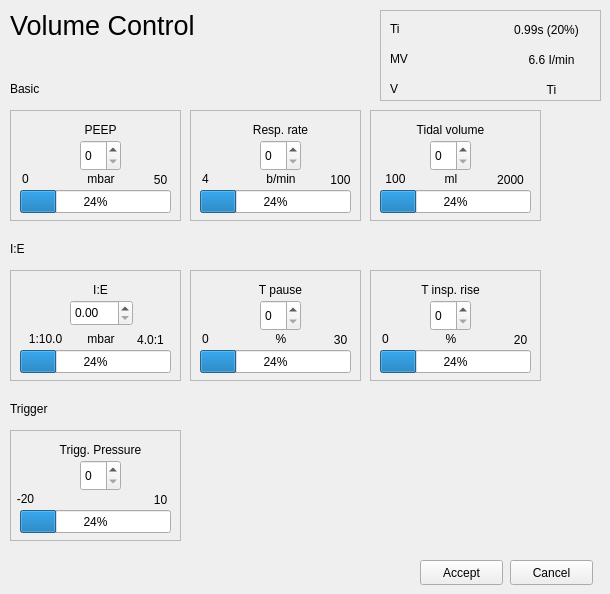
    <widget class="QWidget" name="allpage">
     <widget class="QLabel" name="label_2">
      <property name="geometry">
       <rect>
        <x>10</x>
        <y>80</y>
        <width>62</width>
        <height>17</height>
       </rect>
      </property>
      <property name="text">
       <string>Basic</string>
      </property>
     </widget>
     <widget class="QFrame" name="frame_3">
      <property name="geometry">
       <rect>
        <x>370</x>
        <y>110</y>
        <width>171</width>
        <height>111</height>
       </rect>
      </property>
      <property name="frameShape">
       <enum>QFrame::StyledPanel</enum>
      </property>
      <property name="frameShadow">
       <enum>QFrame::Raised</enum>
      </property>
      <widget class="QLabel" name="label_6">
       <property name="geometry">
        <rect>
         <x>30</x>
         <y>10</y>
         <width>101</width>
         <height>20</height>
        </rect>
       </property>
       <property name="layoutDirection">
        <enum>Qt::LeftToRight</enum>
       </property>
       <property name="text">
        <string>Tidal volume</string>
       </property>
       <property name="alignment">
        <set>Qt::AlignCenter</set>
       </property>
      </widget>
      <widget class="QSpinBox" name="spinBox_3">
       <property name="geometry">
        <rect>
         <x>60</x>
         <y>30</y>
         <width>41</width>
         <height>31</height>
        </rect>
       </property>
      </widget>
      <widget class="QLabel" name="label_7">
       <property name="geometry">
        <rect>
         <x>50</x>
         <y>60</y>
         <width>62</width>
         <height>17</height>
        </rect>
       </property>
       <property name="text">
        <string>ml</string>
       </property>
       <property name="alignment">
        <set>Qt::AlignCenter</set>
       </property>
      </widget>
      <widget class="QProgressBar" name="progressBar_3">
       <property name="geometry">
        <rect>
         <x>10</x>
         <y>80</y>
         <width>151</width>
         <height>23</height>
        </rect>
       </property>
       <property name="value">
        <number>24</number>
       </property>
      </widget>
      <widget class="QLabel" name="label_13">
       <property name="geometry">
        <rect>
         <x>120</x>
         <y>60</y>
         <width>41</width>
         <height>20</height>
        </rect>
       </property>
       <property name="text">
        <string>2000</string>
       </property>
       <property name="alignment">
        <set>Qt::AlignCenter</set>
       </property>
      </widget>
      <widget class="QLabel" name="label_12">
       <property name="geometry">
        <rect>
         <x>10</x>
         <y>60</y>
         <width>31</width>
         <height>17</height>
        </rect>
       </property>
       <property name="text">
        <string>100</string>
       </property>
       <property name="alignment">
        <set>Qt::AlignCenter</set>
       </property>
      </widget>
     </widget>
     <widget class="QFrame" name="frame_4">
      <property name="geometry">
       <rect>
        <x>190</x>
        <y>110</y>
        <width>171</width>
        <height>111</height>
       </rect>
      </property>
      <property name="frameShape">
       <enum>QFrame::StyledPanel</enum>
      </property>
      <property name="frameShadow">
       <enum>QFrame::Raised</enum>
      </property>
      <widget class="QLabel" name="label_14">
       <property name="geometry">
        <rect>
         <x>40</x>
         <y>10</y>
         <width>101</width>
         <height>20</height>
        </rect>
       </property>
       <property name="layoutDirection">
        <enum>Qt::LeftToRight</enum>
       </property>
       <property name="text">
        <string>Resp. rate</string>
       </property>
       <property name="alignment">
        <set>Qt::AlignCenter</set>
       </property>
      </widget>
      <widget class="QSpinBox" name="spinBox_4">
       <property name="geometry">
        <rect>
         <x>70</x>
         <y>30</y>
         <width>41</width>
         <height>31</height>
        </rect>
       </property>
      </widget>
      <widget class="QLabel" name="label_15">
       <property name="geometry">
        <rect>
         <x>60</x>
         <y>60</y>
         <width>62</width>
         <height>17</height>
        </rect>
       </property>
       <property name="text">
        <string>b/min</string>
       </property>
       <property name="alignment">
        <set>Qt::AlignCenter</set>
       </property>
      </widget>
      <widget class="QProgressBar" name="progressBar_4">
       <property name="geometry">
        <rect>
         <x>10</x>
         <y>80</y>
         <width>151</width>
         <height>23</height>
        </rect>
       </property>
       <property name="value">
        <number>24</number>
       </property>
      </widget>
      <widget class="QLabel" name="label_16">
       <property name="geometry">
        <rect>
         <x>130</x>
         <y>60</y>
         <width>41</width>
         <height>20</height>
        </rect>
       </property>
       <property name="text">
        <string>100</string>
       </property>
       <property name="alignment">
        <set>Qt::AlignCenter</set>
       </property>
      </widget>
      <widget class="QLabel" name="label_17">
       <property name="geometry">
        <rect>
         <x>0</x>
         <y>60</y>
         <width>31</width>
         <height>17</height>
        </rect>
       </property>
       <property name="text">
        <string>4</string>
       </property>
       <property name="alignment">
        <set>Qt::AlignCenter</set>
       </property>
      </widget>
     </widget>
     <widget class="QFrame" name="frame_5">
      <property name="geometry">
       <rect>
        <x>10</x>
        <y>110</y>
        <width>171</width>
        <height>111</height>
       </rect>
      </property>
      <property name="frameShape">
       <enum>QFrame::StyledPanel</enum>
      </property>
      <property name="frameShadow">
       <enum>QFrame::Raised</enum>
      </property>
      <widget class="QLabel" name="label_18">
       <property name="geometry">
        <rect>
         <x>40</x>
         <y>10</y>
         <width>101</width>
         <height>20</height>
        </rect>
       </property>
       <property name="layoutDirection">
        <enum>Qt::LeftToRight</enum>
       </property>
       <property name="text">
        <string>PEEP</string>
       </property>
       <property name="alignment">
        <set>Qt::AlignCenter</set>
       </property>
      </widget>
      <widget class="QSpinBox" name="spinBox_5">
       <property name="geometry">
        <rect>
         <x>70</x>
         <y>30</y>
         <width>41</width>
         <height>31</height>
        </rect>
       </property>
      </widget>
      <widget class="QLabel" name="label_19">
       <property name="geometry">
        <rect>
         <x>60</x>
         <y>60</y>
         <width>62</width>
         <height>17</height>
        </rect>
       </property>
       <property name="text">
        <string>mbar</string>
       </property>
       <property name="alignment">
        <set>Qt::AlignCenter</set>
       </property>
      </widget>
      <widget class="QProgressBar" name="progressBar_5">
       <property name="geometry">
        <rect>
         <x>10</x>
         <y>80</y>
         <width>151</width>
         <height>23</height>
        </rect>
       </property>
       <property name="value">
        <number>24</number>
       </property>
      </widget>
      <widget class="QLabel" name="label_20">
       <property name="geometry">
        <rect>
         <x>130</x>
         <y>60</y>
         <width>41</width>
         <height>20</height>
        </rect>
       </property>
       <property name="text">
        <string>50</string>
       </property>
       <property name="alignment">
        <set>Qt::AlignCenter</set>
       </property>
      </widget>
      <widget class="QLabel" name="label_21">
       <property name="geometry">
        <rect>
         <x>0</x>
         <y>60</y>
         <width>31</width>
         <height>17</height>
        </rect>
       </property>
       <property name="text">
        <string>0</string>
       </property>
       <property name="alignment">
        <set>Qt::AlignCenter</set>
       </property>
      </widget>
     </widget>
     <widget class="QLabel" name="label_3">
      <property name="geometry">
       <rect>
        <x>10</x>
        <y>240</y>
        <width>62</width>
        <height>17</height>
       </rect>
      </property>
      <property name="text">
       <string>I:E</string>
      </property>
     </widget>
     <widget class="QFrame" name="frame_6">
      <property name="geometry">
       <rect>
        <x>10</x>
        <y>270</y>
        <width>171</width>
        <height>111</height>
       </rect>
      </property>
      <property name="frameShape">
       <enum>QFrame::StyledPanel</enum>
      </property>
      <property name="frameShadow">
       <enum>QFrame::Raised</enum>
      </property>
      <widget class="QLabel" name="label_22">
       <property name="geometry">
        <rect>
         <x>40</x>
         <y>10</y>
         <width>101</width>
         <height>20</height>
        </rect>
       </property>
       <property name="layoutDirection">
        <enum>Qt::LeftToRight</enum>
       </property>
       <property name="text">
        <string>I:E</string>
       </property>
       <property name="alignment">
        <set>Qt::AlignCenter</set>
       </property>
      </widget>
      <widget class="QLabel" name="label_23">
       <property name="geometry">
        <rect>
         <x>60</x>
         <y>60</y>
         <width>62</width>
         <height>17</height>
        </rect>
       </property>
       <property name="text">
        <string>mbar</string>
       </property>
       <property name="alignment">
        <set>Qt::AlignCenter</set>
       </property>
      </widget>
      <widget class="QProgressBar" name="progressBar_6">
       <property name="geometry">
        <rect>
         <x>10</x>
         <y>80</y>
         <width>151</width>
         <height>23</height>
        </rect>
       </property>
       <property name="value">
        <number>24</number>
       </property>
      </widget>
      <widget class="QLabel" name="label_24">
       <property name="geometry">
        <rect>
         <x>120</x>
         <y>60</y>
         <width>41</width>
         <height>20</height>
        </rect>
       </property>
       <property name="text">
        <string>4.0:1</string>
       </property>
       <property name="alignment">
        <set>Qt::AlignCenter</set>
       </property>
      </widget>
      <widget class="QLabel" name="label_25">
       <property name="geometry">
        <rect>
         <x>10</x>
         <y>60</y>
         <width>51</width>
         <height>17</height>
        </rect>
       </property>
       <property name="text">
        <string>1:10.0</string>
       </property>
       <property name="alignment">
        <set>Qt::AlignCenter</set>
       </property>
      </widget>
      <widget class="QDoubleSpinBox" name="doubleSpinBox">
       <property name="geometry">
        <rect>
         <x>60</x>
         <y>30</y>
         <width>63</width>
         <height>26</height>
        </rect>
       </property>
      </widget>
     </widget>
     <widget class="QFrame" name="frame_7">
      <property name="geometry">
       <rect>
        <x>190</x>
        <y>270</y>
        <width>171</width>
        <height>111</height>
       </rect>
      </property>
      <property name="frameShape">
       <enum>QFrame::StyledPanel</enum>
      </property>
      <property name="frameShadow">
       <enum>QFrame::Raised</enum>
      </property>
      <widget class="QLabel" name="label_30">
       <property name="geometry">
        <rect>
         <x>40</x>
         <y>10</y>
         <width>101</width>
         <height>20</height>
        </rect>
       </property>
       <property name="layoutDirection">
        <enum>Qt::LeftToRight</enum>
       </property>
       <property name="text">
        <string>T pause</string>
       </property>
       <property name="alignment">
        <set>Qt::AlignCenter</set>
       </property>
      </widget>
      <widget class="QSpinBox" name="spinBox_8">
       <property name="geometry">
        <rect>
         <x>70</x>
         <y>30</y>
         <width>41</width>
         <height>31</height>
        </rect>
       </property>
      </widget>
      <widget class="QLabel" name="label_31">
       <property name="geometry">
        <rect>
         <x>60</x>
         <y>60</y>
         <width>62</width>
         <height>17</height>
        </rect>
       </property>
       <property name="text">
        <string>%</string>
       </property>
       <property name="alignment">
        <set>Qt::AlignCenter</set>
       </property>
      </widget>
      <widget class="QProgressBar" name="progressBar_8">
       <property name="geometry">
        <rect>
         <x>10</x>
         <y>80</y>
         <width>151</width>
         <height>23</height>
        </rect>
       </property>
       <property name="value">
        <number>24</number>
       </property>
      </widget>
      <widget class="QLabel" name="label_32">
       <property name="geometry">
        <rect>
         <x>130</x>
         <y>60</y>
         <width>41</width>
         <height>20</height>
        </rect>
       </property>
       <property name="text">
        <string>30</string>
       </property>
       <property name="alignment">
        <set>Qt::AlignCenter</set>
       </property>
      </widget>
      <widget class="QLabel" name="label_33">
       <property name="geometry">
        <rect>
         <x>0</x>
         <y>60</y>
         <width>31</width>
         <height>17</height>
        </rect>
       </property>
       <property name="text">
        <string>0</string>
       </property>
       <property name="alignment">
        <set>Qt::AlignCenter</set>
       </property>
      </widget>
     </widget>
     <widget class="QFrame" name="frame_8">
      <property name="geometry">
       <rect>
        <x>370</x>
        <y>270</y>
        <width>171</width>
        <height>111</height>
       </rect>
      </property>
      <property name="frameShape">
       <enum>QFrame::StyledPanel</enum>
      </property>
      <property name="frameShadow">
       <enum>QFrame::Raised</enum>
      </property>
      <widget class="QLabel" name="label_8">
       <property name="geometry">
        <rect>
         <x>30</x>
         <y>10</y>
         <width>101</width>
         <height>20</height>
        </rect>
       </property>
       <property name="layoutDirection">
        <enum>Qt::LeftToRight</enum>
       </property>
       <property name="text">
        <string>T insp. rise</string>
       </property>
       <property name="alignment">
        <set>Qt::AlignCenter</set>
       </property>
      </widget>
      <widget class="QSpinBox" name="spinBox_9">
       <property name="geometry">
        <rect>
         <x>60</x>
         <y>30</y>
         <width>41</width>
         <height>31</height>
        </rect>
       </property>
      </widget>
      <widget class="QLabel" name="label_9">
       <property name="geometry">
        <rect>
         <x>50</x>
         <y>60</y>
         <width>62</width>
         <height>17</height>
        </rect>
       </property>
       <property name="text">
        <string>%</string>
       </property>
       <property name="alignment">
        <set>Qt::AlignCenter</set>
       </property>
      </widget>
      <widget class="QProgressBar" name="progressBar_9">
       <property name="geometry">
        <rect>
         <x>10</x>
         <y>80</y>
         <width>151</width>
         <height>23</height>
        </rect>
       </property>
       <property name="value">
        <number>24</number>
       </property>
      </widget>
      <widget class="QLabel" name="label_34">
       <property name="geometry">
        <rect>
         <x>130</x>
         <y>60</y>
         <width>41</width>
         <height>20</height>
        </rect>
       </property>
       <property name="text">
        <string>20</string>
       </property>
       <property name="alignment">
        <set>Qt::AlignCenter</set>
       </property>
      </widget>
      <widget class="QLabel" name="label_35">
       <property name="geometry">
        <rect>
         <x>0</x>
         <y>60</y>
         <width>31</width>
         <height>17</height>
        </rect>
       </property>
       <property name="text">
        <string>0</string>
       </property>
       <property name="alignment">
        <set>Qt::AlignCenter</set>
       </property>
      </widget>
     </widget>
     <widget class="QLabel" name="label_4">
      <property name="geometry">
       <rect>
        <x>10</x>
        <y>400</y>
        <width>62</width>
        <height>17</height>
       </rect>
      </property>
      <property name="text">
       <string>Trigger</string>
      </property>
     </widget>
     <widget class="QFrame" name="frame_9">
      <property name="geometry">
       <rect>
        <x>10</x>
        <y>430</y>
        <width>171</width>
        <height>111</height>
       </rect>
      </property>
      <property name="frameShape">
       <enum>QFrame::StyledPanel</enum>
      </property>
      <property name="frameShadow">
       <enum>QFrame::Raised</enum>
      </property>
      <widget class="QLabel" name="label_36">
       <property name="geometry">
        <rect>
         <x>40</x>
         <y>10</y>
         <width>101</width>
         <height>20</height>
        </rect>
       </property>
       <property name="layoutDirection">
        <enum>Qt::LeftToRight</enum>
       </property>
       <property name="text">
        <string>Trigg. Pressure</string>
       </property>
       <property name="alignment">
        <set>Qt::AlignCenter</set>
       </property>
      </widget>
      <widget class="QSpinBox" name="spinBox_6">
       <property name="geometry">
        <rect>
         <x>70</x>
         <y>30</y>
         <width>41</width>
         <height>31</height>
        </rect>
       </property>
      </widget>
      <widget class="QProgressBar" name="progressBar_10">
       <property name="geometry">
        <rect>
         <x>10</x>
         <y>80</y>
         <width>151</width>
         <height>23</height>
        </rect>
       </property>
       <property name="value">
        <number>24</number>
       </property>
      </widget>
      <widget class="QLabel" name="label_38">
       <property name="geometry">
        <rect>
         <x>130</x>
         <y>60</y>
         <width>41</width>
         <height>20</height>
        </rect>
       </property>
       <property name="text">
        <string>10</string>
       </property>
       <property name="alignment">
        <set>Qt::AlignCenter</set>
       </property>
      </widget>
      <widget class="QLabel" name="label_39">
       <property name="geometry">
        <rect>
         <x>0</x>
         <y>60</y>
         <width>31</width>
         <height>17</height>
        </rect>
       </property>
       <property name="text">
        <string>-20</string>
       </property>
       <property name="alignment">
        <set>Qt::AlignCenter</set>
       </property>
      </widget>
     </widget>
     <widget class="QPushButton" name="push_accept_all">
      <property name="geometry">
       <rect>
        <x>420</x>
        <y>560</y>
        <width>83</width>
        <height>25</height>
       </rect>
      </property>
      <property name="text">
       <string>Accept</string>
      </property>
     </widget>
     <widget class="QPushButton" name="push_cancel_all">
      <property name="geometry">
       <rect>
        <x>510</x>
        <y>560</y>
        <width>83</width>
        <height>25</height>
       </rect>
      </property>
      <property name="text">
       <string>Cancel</string>
      </property>
     </widget>
     <widget class="QFrame" name="frame">
      <property name="geometry">
       <rect>
        <x>380</x>
        <y>10</y>
        <width>221</width>
        <height>91</height>
       </rect>
      </property>
      <property name="frameShape">
       <enum>QFrame::StyledPanel</enum>
      </property>
      <property name="frameShadow">
       <enum>QFrame::Raised</enum>
      </property>
      <widget class="QLabel" name="label">
       <property name="geometry">
        <rect>
         <x>10</x>
         <y>10</y>
         <width>62</width>
         <height>17</height>
        </rect>
       </property>
       <property name="text">
        <string>Ti</string>
       </property>
      </widget>
      <widget class="QLabel" name="label_5">
       <property name="geometry">
        <rect>
         <x>10</x>
         <y>40</y>
         <width>62</width>
         <height>17</height>
        </rect>
       </property>
       <property name="text">
        <string>MV</string>
       </property>
      </widget>
      <widget class="QLabel" name="label_10">
       <property name="geometry">
        <rect>
         <x>10</x>
         <y>70</y>
         <width>62</width>
         <height>17</height>
        </rect>
       </property>
       <property name="text">
        <string>V</string>
       </property>
      </widget>
      <widget class="QLabel" name="label_11">
       <property name="geometry">
        <rect>
         <x>121</x>
         <y>10</y>
         <width>91</width>
         <height>20</height>
        </rect>
       </property>
       <property name="text">
        <string>0.99s (20%)</string>
       </property>
       <property name="alignment">
        <set>Qt::AlignCenter</set>
       </property>
      </widget>
      <widget class="QLabel" name="label_37">
       <property name="geometry">
        <rect>
         <x>131</x>
         <y>40</y>
         <width>81</width>
         <height>20</height>
        </rect>
       </property>
       <property name="text">
        <string>6.6 I/min</string>
       </property>
       <property name="alignment">
        <set>Qt::AlignCenter</set>
       </property>
      </widget>
      <widget class="QLabel" name="label_40">
       <property name="geometry">
        <rect>
         <x>131</x>
         <y>70</y>
         <width>81</width>
         <height>20</height>
        </rect>
       </property>
       <property name="text">
        <string>Ti</string>
       </property>
       <property name="alignment">
        <set>Qt::AlignCenter</set>
       </property>
      </widget>
     </widget>
     <widget class="QLabel" name="label_41">
      <property name="geometry">
       <rect>
        <x>10</x>
        <y>10</y>
        <width>221</width>
        <height>31</height>
       </rect>
      </property>
      <property name="font">
       <font>
        <pointsize>20</pointsize>
       </font>
      </property>
      <property name="text">
       <string>Volume Control</string>
      </property>
     </widget>
    </widget>
